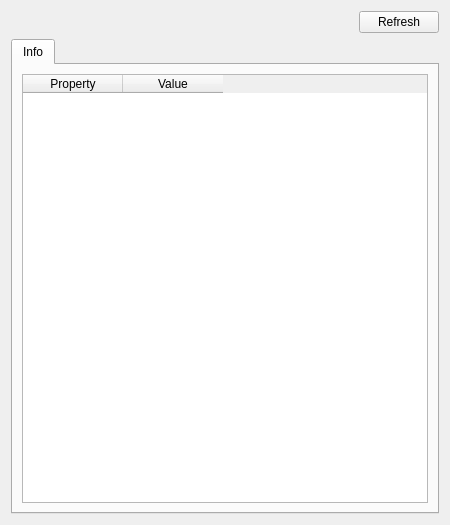
<?xml version="1.0" encoding="UTF-8"?>
<ui version="4.0">
 <class>ObjectTypeDetailClass</class>
 <widget class="QWidget" name="ObjectTypeDetailClass">
  <property name="geometry">
   <rect>
    <x>0</x>
    <y>0</y>
    <width>450</width>
    <height>525</height>
   </rect>
  </property>
  <property name="windowTitle">
   <string>ObjectTypeDetail</string>
  </property>
  <layout class="QGridLayout" name="gridLayout_4">
   <item row="0" column="0">
    <layout class="QVBoxLayout" name="verticalLayout">
     <item>
      <layout class="QHBoxLayout" name="horizontalLayout">
       <item>
        <spacer name="horizontalSpacer">
         <property name="orientation">
          <enum>Qt::Horizontal</enum>
         </property>
         <property name="sizeHint" stdset="0">
          <size>
           <width>40</width>
           <height>20</height>
          </size>
         </property>
        </spacer>
       </item>
       <item>
        <widget class="QPushButton" name="ObjectTypeDetailRefreshButton">
         <property name="text">
          <string>Refresh</string>
         </property>
        </widget>
       </item>
      </layout>
     </item>
     <item>
      <widget class="QTabWidget" name="ObjectTypeDetailTab">
       <property name="currentIndex">
        <number>0</number>
       </property>
       <widget class="QWidget" name="InfoTab">
        <attribute name="title">
         <string>Info</string>
        </attribute>
        <layout class="QGridLayout" name="gridLayout">
         <item row="0" column="0">
          <widget class="QTableWidget" name="InfoTable">
           <property name="editTriggers">
            <set>QAbstractItemView::NoEditTriggers</set>
           </property>
           <property name="selectionMode">
            <enum>QAbstractItemView::SingleSelection</enum>
           </property>
           <property name="selectionBehavior">
            <enum>QAbstractItemView::SelectRows</enum>
           </property>
           <attribute name="verticalHeaderVisible">
            <bool>false</bool>
           </attribute>
           <column>
            <property name="text">
             <string>Property</string>
            </property>
           </column>
           <column>
            <property name="text">
             <string>Value</string>
            </property>
           </column>
          </widget>
         </item>
        </layout>
       </widget>
      </widget>
     </item>
    </layout>
   </item>
  </layout>
 </widget>
 <resources/>
 <connections/>
</ui>
